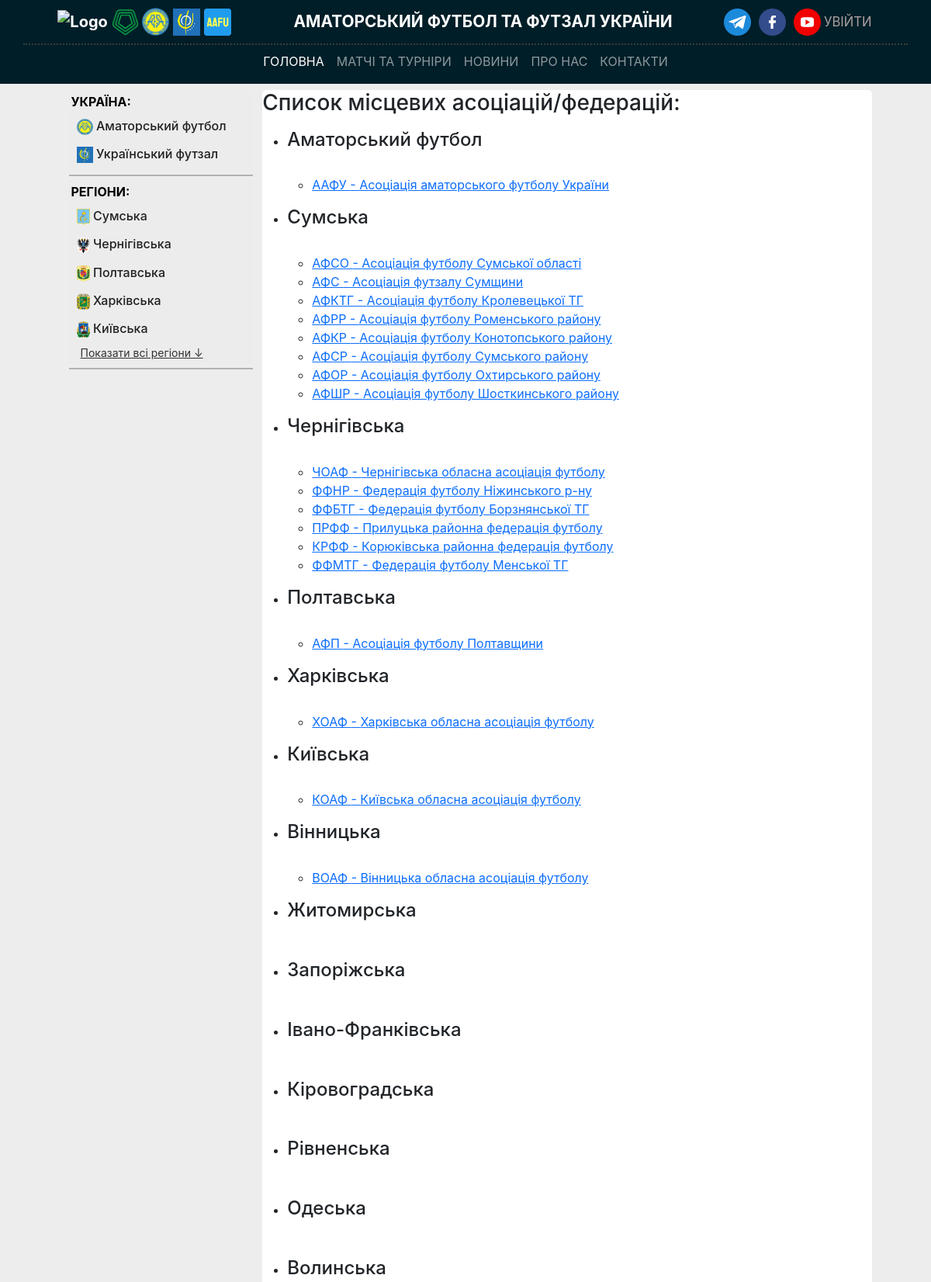
The page /organizations/ (upper part) on the database its author committed.
### models/region.py (models this page shows, shortened)
class Region(Base):
    __tablename__ = "regions"
    __table_args__ = (UniqueConstraint("slug", name="uq_region_slug"),)
    id: Mapped[intpk]
    name: Mapped[str] = mapped_column(String(30), nullable=False)
    emblem: Mapped[str | None] = mapped_column(String(256))
    slug: Mapped[str] = mapped_column(String(30), nullable=False, unique=True)
    status: Mapped[bool] = mapped_column(default=0, server_default="0", nullable=False)
    organizations: Mapped[list["Organization"]] = relationship(
        back_populates="region",
        cascade="all, delete-orphan",
    )
    teams: Mapped[list["Team"]] = relationship(
        back_populates="region",
    )
    stadiums: Mapped[list["Stadium"]] = relationship(
        back_populates="region",
    )
    persons: Mapped[list["Person"]] = relationship(
        back_populates="region",
    )
    contact: Mapped[list["Contact"]] = relationship(
        back_populates="region",
    )
    newstables: Mapped[list["News"]] = relationship(
        back_populates="region",
    )

### models/organization.py (models this page shows, shortened)
class Organization(RegionRelationMixin, Base):
    __tablename__ = "organizations"
    _region_id_nullable: bool = True
    _region_id_unique: bool = False
    _region_back_populates = "organizations"
    id: Mapped[intpk]
    name: Mapped[str] = mapped_column(String(10), nullable=False)
    slug: Mapped[str] = mapped_column(String(30), nullable=False, unique=True)
    full_name: Mapped[str] = mapped_column(String(256), nullable=False)
    description: Mapped[str | None] = mapped_column(
        Text, default="", server_default="", nullable=True
    )
    logo: Mapped[str | None] = mapped_column(String(256))
    website: Mapped[str | None] = mapped_column(String)
    tournament_level = Column(
        SQLAlchemyEnum(TournamentLevel),
        default=TournamentLevel.not_specified,
        server_default=TournamentLevel.not_specified.value,
        nullable=True,
    )
    association_id: Mapped[int | None] = mapped_column(
        ForeignKey("associations.id", onupdate="SET NULL", ondelete="SET NULL"),
    )
    tournaments: Mapped[list["Tournament"]] = relationship(
        back_populates="organization",
    )
    association: Mapped["Association"] = relationship(
        back_populates="organizations",
    )

### controllers/organization.py (the view)
@router.get("/", response_model=List[schemas.OrganizationSchemas])
async def read_organizations(
    request: Request,
    skip: int = 0,
    limit: int = 100,
    db: AsyncSession = Depends(get_db),
):
    return render(
        "organizations.html",
        request,
        {
            "news_list": await get_news_list(db),  # Стрічка новин (всі регіони)
            "regions_list": await get_regions_list(db),  # Список регіонів (бокове меню)
            "organizations": await crud.get_organizations(db, skip=skip, limit=limit),
        },
    )

### templates/organizations.html (shortened to what this page needs)
{% extends "base.html" %}
{% block content %}
<h3>Список місцевих асоціацій/федерацій:</h3>
 <div class="fiex justify-center flex-col items-center">
  <div class="fiex center my-3 gap-5">
    {% for region in regions_list %}
      <ul>
        <li>
            <h4>{{ region.name }}</h4><br>
            {% for organization in organizations if organization.region.id == region.id %}
            <ul>
              <li>
                  <a href="/organizations/{{organization.slug}}">
                      {{ organization.name }} - {{ organization.full_name }}
                  </a>
              </li>
            </ul>
            {% endfor %}
        </li>
      </ul>
    {% endfor %}
  </div>
</div>
{% endblock %}

### templates/base.html (shortened to what this page needs)
<!doctype html>
<html lang="uk">
<head>
    <link rel="stylesheet" href="{{ url_for('static', path='css/bootstrap.min.css') }}">
    <link rel="stylesheet" href="/static/css/stl_base.css">
</head>
<body>
    <nav class="navbar navbar-expand-lg navbar-dark">
        <div class="container navTitle border-bottom-only" style="justify-content: space-around">
            <div>
                <a class="navbar-brand p-0" href="/">
                    <img src="/static/img/techical_image/icon-uaf.png" alt="Logo" height="35">
                    <img src="/static/img/techical_image/icon-pfl.png" alt="Logo" width="35">
                    <img src="/static/img/techical_image/icon-aafu.png" alt="Logo" width="35">
                    <img src="/static/img/techical_image/icon-afu.jfif" alt="Logo" width="35">
                    <img src="/static/img/techical_image/icon-site_logo.png" alt="Logo" width="35">
                </a>
            </div>
            <div>
                <p>АМАТОРСЬКИЙ ФУТБОЛ ТА ФУТЗАЛ УКРАЇНИ</p>
            </div>
            <div class="social-media">
                <div>
                    <a target="_blank" href="/">
                        <img src="/static/img/techical_image/social_media/icon_tg.png" alt="logo" width="35"/>
                    </a>
                    <a target="_blank" href="https://www.facebook.com/aafu.org.ua">
                        <img src="/static/img/techical_image/social_media/icon_fb.png" alt="logo" width="35"/>
                    </a>
                    <a target="_blank" href="https://www.youtube.com/channel/UCPjEI04Vvcr3U2Ib62tUarA">
                        <img src="/static/img/techical_image/social_media/icon_youtube.png" alt="logo" width="35"/>
                    </a>
                </div>
                <div class="logIn-logout">
                    {% if user_session %}
                        <a href="/sign-in">Вийти</a>
                    {% else %}
                        <a href="/sign-in">Увійти</a>
                    {% endif %}
                </div>
            </div>
        </div>
        <div class="container navButton">
            <div class="collapse navbar-collapse" id="navbarNav" style="">
                <ul class="navbar-nav">
                    <li class="nav-item">
                        <a class="nav-link active" aria-current="page" href="/">Головна</a>
                    </li>
                    <li class="nav-item">
                        <a class="nav-link" href="#">Матчі та турніри</a>
                    </li>
                    <li class="nav-item">
                        <a class="nav-link" href="#">Новини</a>
                    </li>
                    <li class="nav-item">
                        <a class="nav-link" href="#">Про нас</a>
                    </li>
                    <li class="nav-item">
                        <a class="nav-link" href="#">Контакти</a>
                    </li>
                </ul>
            </div>
        </div>
    </nav>
    <div class="container">
        <div class="col-12 col-md-11 col-lg-11 mx-auto my-2">
            <div class="row">
                <aside class="col-12 col-md-3">
                    <div class="left-menu">
                      <span class="span-name">УКРАЇНА:</span>
                      <div class="left-menu-organisations">
                        {% for region in regions_list | selectattr("status", "equalto", 1) %}
                          <a href="/region/{{ region.slug }}"
                            title="Відкрити всі діючі турніри {{ region.name }}у"
                            data-region-slug="{{ region.slug }}"
                          >
                              <div class="region_name">
                                <img
                                  src="{{ url_for('static', path='/img/regions/' ~ region.emblem) }}"
                                  alt="{{ region.name }} logo"
                                  width="21rem"
                                  height="21rem"
                                  class="leftMenu__flag"
                                >
                                <span class="leftMenu_button">{{ region.name }}</span>
                              </div>
                          </a>
                        {% endfor %}
                      </div>
                    </div>
                    <hr class="hr-border-between">
                    <div class="left-menu">
                        <span class="span-name">РЕГІОНИ:</span>
                        <div class="left-menu-organisations">
                            {% for region in regions_list | selectattr("status", "equalto", 0) %}
                                <a
                                  href="/region/{{ region.slug }}"
                                  title="Відкрити всі діючі турніри {{ region.name }} області"
                                  data-region-slug="{{ region.slug }}"
                                  class="region-link {% if loop.index > 5 %}hidden-region{% endif %}">
                                    <div class="region">
                                        <img
                                          src="{{ url_for('static', path='/img/regions/' ~ region.emblem) }}"
                                          alt="{{ region.name }} logo"
                                          width="17rem"
                                          height="21rem"
                                          class="leftMenu__flag">
                                        <span class="leftMenu_button">{{ region.name }}</span>
                                    </div>
                                </a>
                            {% endfor %}
                        </div>
                        {% if regions_list|length > 5 %}
                            <a id="toggleRegions" class="show-more-btn">Показати всі регіони ↓</a>
                        {% endif %}
                    </div>
                    <hr class="hr-border-between">
                </aside>
                <div class="col-12 col-md-9 block-content" data-main="content">
                    {% block content %}
                    {% endblock %}
                </div>
            </div>
        </div>
    </div>
</body>
</html>

### static/css/stl_base.css (style rules this page uses)
body { background-color: #ededed; font-family: "Inter", -apple-system, BlinkMacSystemFont, "Segoe UI", Roboto, "Helvetica Neue", Arial, sans-serif; }
nav { display: flex; flex-direction: column; background-color: #001e28; }
.border-bottom-only { border-bottom: 2px dotted #3b3b3b; }
.navTitle >div { height: 40px; display: flex; justify-content: space-between; align-items: center; margin-bottom: 8px; }
.navTitle p { color: white; margin: 0; }
body > nav > div.container.navTitle { justify-content: center; font-weight: bold; font-size: 1.3em; }
.social-media a { margin: 0 2px 0 2px; text-decoration: none; color: #aba0a0; font-weight: normal; }
.navButton { margin: 1px; }
#navbarNav { justify-content: space-around; text-transform: uppercase; }
.logIn-logout { text-transform: uppercase; font-size: 0.8em; }
.left-menu { background-color: #ececec; border-radius: 3px; padding: 3px; }
.left-menu-organisations { background-color: #ececec; margin: 0px; padding: 1px; }
.leftMenu_button { color: #212020; font-weight: 500; }
.left-menu-organisations a { text-decoration: none; color: #212020; display: block; padding: 4px; border: 2px solid #ececec; border-radius: 3px; transition: background-color 0.3s ease, color 0.3s ease, font-weight 0.3s ease; }
.hr-border-between { border-width: 1px; border-color: black; border-style: solid; width: 100%; margin: 5px 0px; padding: 0; }
.span-name { font-weight: bold; color: black; text-transform: uppercase; }
.show-more-btn { margin-top: 10px; color: #333232; border: none; padding: 8px 12px; cursor: pointer; border-radius: 5px; font-size: 14px; }
.block-content { background-color: #ffffff; border-radius: 5px; padding: 0px; }

### rows shown on the page
Region: emblem (picture), name "Аматорський футбол"
Region: emblem (picture), name "Український футзал"
Region: emblem (picture), name "Сумська"
Region: emblem (picture), name "Чернігівська"
Region: emblem (picture), name "Полтавська"
Region: emblem (picture), name "Харківська"
Region: emblem (picture), name "Київська"
Organization: name "ААФУ", full_name "Асоціація аматорського футболу України"
Organization: name "АФСО", full_name "Асоціація футболу Сумської області"
Organization: name "АФС", full_name "Асоціація футзалу Сумщини"
Organization: name "АФКТГ", full_name "Асоціація футболу Кролевецької ТГ"
Organization: name "АФРР", full_name "Асоціація футболу Роменського району"
Organization: name "АФКР", full_name "Асоціація футболу Конотопського району"
Organization: name "АФCР", full_name "Асоціація футболу Сумського району"
Organization: name "АФОР", full_name "Асоціація футболу Охтирського району"
Organization: name "АФШР", full_name "Асоціація футболу Шосткинського району"
Organization: name "ЧОАФ", full_name "Чернігівська обласна асоціація футболу"
Organization: name "ФФНР", full_name "Федерація футболу Ніжинського р-ну"
Organization: name "ФФБТГ", full_name "Федерація футболу Борзнянської ТГ"
Organization: name "ПРФФ", full_name "Прилуцька районна федерація футболу"
Organization: name "КРФФ", full_name "Корюківська районна федерація футболу"
Organization: name "ФФМТГ", full_name "Федерація футболу Менської ТГ"
Organization: name "АФП", full_name "Асоціація футболу Полтавщини"
Organization: name "ХОАФ", full_name "Харківська обласна асоціація футболу"
Organization: name "КОАФ", full_name "Київська обласна асоціація футболу"
Region: name "Вінницька"
Organization: name "ВОАФ", full_name "Вінницька обласна асоціація футболу"
Region: name "Житомирська"
Region: name "Запоріжська"
Region: name "Івано-Франківська"
Region: name "Кіровоградська"
Region: name "Рівненська"
Region: name "Одеська"
Region: name "Волинська"
